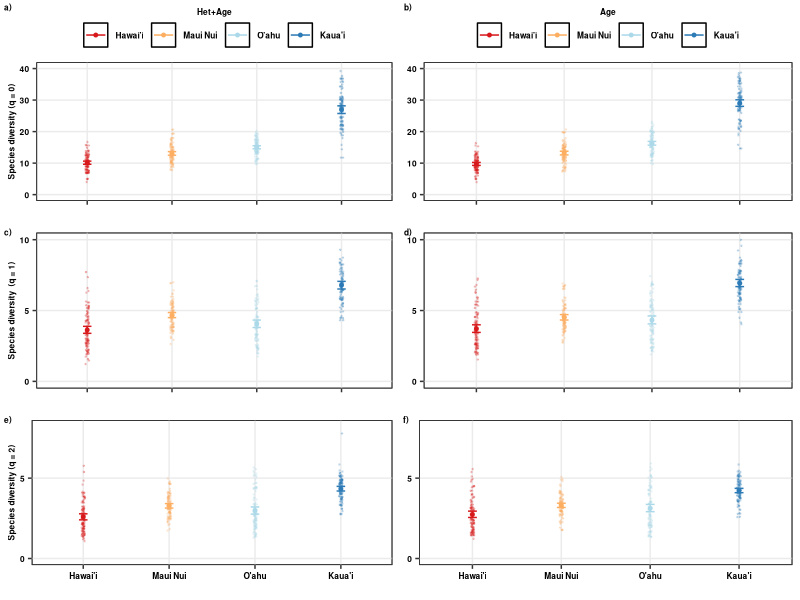

Reproduce this figure in R.
#############
# Hill N ####
#############
###############
# All natives #
# 7 plots #####
###############

require(tidyr)
require(dplyr)
require(ggplot2)
require(grid)
require(reshape2)
library(rms)

##########
# data  ##
##########

HillN_2<-read.csv("Cleaned_Data/Scen2_Natives_7plots_HillN.csv")
HillN_3<-read.csv("Cleaned_Data/Scen3_Natives_7plots_HillN.csv")

#############
# organize  #
#############

HillN_2$Scenario<-"II"
HillN_3$Scenario<-"III"

HillNN<-rbind.data.frame(HillN_2, HillN_3)

HillNN$geo_entity2<-as.character(HillNN$geo_entity2)
HillNN$geo_entity2<-ifelse(HillNN$geo_entity2=="O'ahu Island (incl. Mokoli'i Islet)","O'ahu",HillNN$geo_entity2)
HillNN$geo_entity2<-ifelse(HillNN$geo_entity2=="O'ahu Island","O'ahu",HillNN$geo_entity2)
HillNN$geo_entity2<-ifelse(HillNN$geo_entity2=="Hawai'i Island","Hawai'i",HillNN$geo_entity2)
HillNN$geo_entity2<-ifelse(HillNN$geo_entity2=="Kaua'i Island","Kaua'i",HillNN$geo_entity2)

HillNN$geo_entity2<-as.factor(HillNN$geo_entity2)
HillNN$geo_entity2<-factor(HillNN$geo_entity2,levels=c("Hawai'i","Maui Nui","O'ahu","Kaua'i"))

HillNN$order<-as.factor(HillNN$order)

HillNN$geo_order<-paste(HillNN$geo_entity2,HillNN$order,sep="_")

HillNN$geo_order<-factor(HillNN$geo_order,levels=c("Hawai'i_0","Hawai'i_1","Hawai'i_2","Maui Nui_0","Maui Nui_1","Maui Nui_2",
                                                   "O'ahu_0","O'ahu_1","O'ahu_2","Kaua'i_0","Kaua'i_1","Kaua'i_2"))

############################################
# summarize data                           #
############################################

HillNN_minus<- HillNN %>%
  group_by(geo_entity2,Scenario, order) %>%
  do(data.frame(rbind(smean.cl.boot(.$qD, B=1000))))

colnames(HillNN_minus)[4]<-"qD"
colnames(HillNN_minus)[5]<-"qD.LCL"
colnames(HillNN_minus)[6]<-"qD.UCL"

# Hill_Sc1<-filter(HillNN,Scenario=="I")
# Hill_Sc1<-select(Hill_Sc1, geo_entity2, Scenario, order, qD, qD.LCL, qD.UCL)

HillNN_f<-rbind.data.frame(HillNN_minus)

HillNN_f$geo_order<-paste(HillNN_f$geo_entity2,HillNN_f$order,sep="_")

HillNN_f$geo_order<-as.factor(HillNN_f$geo_order)

HillNN_f$geo_order<-factor(HillNN_f$geo_order,levels=c("Hawai'i_0","Hawai'i_1","Hawai'i_2","Maui Nui_0","Maui Nui_1","Maui Nui_2",
                                                       "O'ahu_0","O'ahu_1","O'ahu_2","Kaua'i_0","Kaua'i_1","Kaua'i_2"))

HillNN_f$geo_entity2<-factor(HillNN_f$geo_entity2,levels=c("Hawai'i","Maui Nui","O'ahu","Kaua'i"))

HillNN_f<-ungroup(HillNN_f)

##############################
# order x island x scenario  #
##############################

HillNN_f$Scenario<-as.character(HillNN_f$Scenario)
#HillNN_f$Scenario<-ifelse(HillNN_f$Scenario=="I","Area+Het+Age",HillNN_f$Scenario)
HillNN_f$Scenario<-ifelse(HillNN_f$Scenario=="II","Het+Age",HillNN_f$Scenario)
HillNN_f$Scenario<-ifelse(HillNN_f$Scenario=="III","Age",HillNN_f$Scenario)
HillNN_f$Scenario<-as.factor(HillNN_f$Scenario)

HillNN_f$Scenario<-factor(HillNN_f$Scenario,levels=c("Het+Age","Age"))

HillNN_f<- HillNN_f%>%
  unite( "Scen_Order", c("Scenario","order"),remove=FALSE)

HillNN$Scenario<-as.character(HillNN$Scenario)
#HillNN$Scenario<-ifelse(HillNN$Scenario=="I","Area+Het+Age",HillNN$Scenario)
HillNN$Scenario<-ifelse(HillNN$Scenario=="II","Het+Age",HillNN$Scenario)
HillNN$Scenario<-ifelse(HillNN$Scenario=="III","Age",HillNN$Scenario)
HillNN$Scenario<-as.factor(HillNN$Scenario)

HillNN$Scenario<-factor(HillNN$Scenario,levels=c("Het+Age","Age"))

HillNN<- HillNN%>%
  unite( "Scen_Order", c("Scenario","order"),remove=FALSE)

# # Scen1 + order 0
# 
# H_Sc1_Or0<-filter(HillNN, Scen_Order=="Area+Het+Age_0")
# 
# H_f_Sc1_Or0<-filter(HillNN_f, Scen_Order=="Area+Het+Age_0")
# 
# Hill_Sc1_Or0<-ggplot(H_Sc1_Or0, aes(x=geo_entity2,y=qD,group=geo_entity2,color=geo_entity2))+
#   geom_point(data=H_Sc1_Or0, aes(x=geo_entity2,y=qD,color=geo_entity2),position = position_jitter(w = 0.02, h = 0),size=0.25,alpha=0.2)+
#   
#   geom_point(data=H_f_Sc1_Or0, aes(x=geo_entity2,y=qD,group=geo_entity2, colour=geo_entity2),size=1)+
#   geom_errorbar(data=H_f_Sc1_Or0,aes(ymin=qD.LCL,ymax=qD.UCL,group=geo_entity2, colour=geo_entity2),width=0.1)+
#   
#   #scale_color_d3(palette="category20c")+
#   scale_colour_manual(values=c("#d7191c","#fdae61","#abd9e9","#2c7bb6"))+
#   scale_y_continuous(limits=c(0, 55),breaks=c(10,20,30,40,50,60),labels=c("10","20","30","40","50","60"))+
#   # scale_shape_manual(values=c(17,15,16))+
#   #facet_grid(order~Scenario,scales="free_y")+
#   labs(x="",y="Species diversity (q = 0)")+
#   guides(colour=guide_legend(title="Area+Het+Age",title.position = "top", hjust=0.5))+
#   theme_bw()+theme(plot.title = element_text(colour="black",face="bold",size=7,hjust=0.5,vjust=0),
#                    axis.title.x=element_text(colour="black",face="bold",size=6),
#                    axis.title.y=element_text(colour="black",face="bold",size=6),
#                    axis.text.x=element_blank(),
#                    axis.text.y=element_text(colour=c("black"),face="bold",size=6),
#                    strip.background = element_rect(fill="transparent",colour="black"),
#                    strip.text=element_text(face="bold",size=6),
#                    legend.text=element_text(colour=c("black"),face="bold",size=6),
#                    legend.title = element_text(colour=c("black"),face="bold",size=6),
#                    legend.title.align = 0.5,
#                    legend.margin=margin(t=0.00, r=0, b=0, l=0, unit="cm"),
#                    legend.position=c("top"),
#                    #legend.margin =margin(t=0, r=0, b=0, l=0, unit="cm"),
#                    panel.grid.major = element_blank(), panel.grid.minor = element_blank())

# Scen2 + order 0

H_Sc2_Or0<-filter(HillNN, Scen_Order=="Het+Age_0")

H_f_Sc2_Or0<-filter(HillNN_f, Scen_Order=="Het+Age_0")

Hill_Sc2_Or0<-ggplot(H_Sc2_Or0, aes(x=geo_entity2,y=qD,group=geo_entity2,color=geo_entity2))+
  geom_point(data=H_Sc2_Or0, aes(x=geo_entity2,y=qD,color=geo_entity2),position = position_jitter(w = 0.02, h = 0),size=0.25,alpha=0.2)+
  
  geom_point(data=H_f_Sc2_Or0, aes(x=geo_entity2,y=qD,group=geo_entity2, colour=geo_entity2),size=1)+
  geom_errorbar(data=H_f_Sc2_Or0,aes(ymin=qD.LCL,ymax=qD.UCL,group=geo_entity2, colour=geo_entity2),width=0.1)+
  
  #scale_color_d3(palette="category20c")+
  scale_colour_manual(values=c("#d7191c","#fdae61","#abd9e9","#2c7bb6"))+
  scale_y_continuous(limits=c(0, 40),breaks=c(0,10,20,30,40),labels=c("0","10","20","30","40"))+
  # scale_shape_manual(values=c(17,15,16))+
  #facet_grid(order~Scenario,scales="free_y")+
  labs(x="",y="Species diversity (q = 0)")+
  guides(colour=guide_legend(title="Het+Age",title.position = "top", hjust=0.5))+
  theme_bw()+theme(plot.title = element_text(colour="black",face="bold",size=7,hjust=0.5,vjust=0),
                   axis.title.x=element_text(colour="black",face="bold",size=6),
                   axis.title.y=element_text(colour="black",face="bold",size=6),
                   axis.text.x=element_blank(),
                   axis.text.y=element_text(colour=c("black"),face="bold",size=6),
                   strip.background = element_rect(fill="transparent",colour="black"),
                   strip.text=element_text(face="bold",size=6),
                   legend.text=element_text(colour=c("black"),face="bold",size=6),
                   legend.title = element_text(colour=c("black"),face="bold",size=6),
                   legend.title.align = 0.5,
                   legend.margin=margin(t=0.00, r=0, b=0, l=0, unit="cm"),
                   legend.position=c("top"),
                   #legend.margin =margin(t=0, r=0, b=0, l=0, unit="cm"),
                   panel.background =element_rect(fill="transparent",colour="black"),panel.grid.minor=element_blank())


# Scen3 + order 0

H_Sc3_Or0<-filter(HillNN, Scen_Order=="Age_0")

H_f_Sc3_Or0<-filter(HillNN_f, Scen_Order=="Age_0")

Hill_Sc3_Or0<-ggplot(H_Sc3_Or0, aes(x=geo_entity2,y=qD,group=geo_entity2,color=geo_entity2))+
  geom_point(data=H_Sc3_Or0, aes(x=geo_entity2,y=qD,color=geo_entity2),position = position_jitter(w = 0.02, h = 0),size=0.25,alpha=0.2)+
  
  geom_point(data=H_f_Sc3_Or0, aes(x=geo_entity2,y=qD,group=geo_entity2, colour=geo_entity2),size=1)+
  geom_errorbar(data=H_f_Sc3_Or0,aes(ymin=qD.LCL,ymax=qD.UCL,group=geo_entity2, colour=geo_entity2),width=0.1)+
  
  #scale_color_d3(palette="category20c")+
  scale_colour_manual(values=c("#d7191c","#fdae61","#abd9e9","#2c7bb6"))+
  scale_y_continuous(limits=c(0, 40),breaks=c(0,10,20,30,40),labels=c("0","10","20","30","40"))+
  # scale_shape_manual(values=c(17,15,16))+
  #facet_grid(order~Scenario,scales="free_y")+
  labs(x="",y="Species diversity")+
  guides(colour=guide_legend(title="Age",title.position = "top", hjust=0.5))+
  theme_bw()+theme(plot.title = element_text(colour="black",face="bold",size=7,hjust=0.5,vjust=0),
                   axis.title.x=element_text(colour="black",face="bold",size=6),
                   axis.title.y=element_blank(),
                   axis.text.x=element_blank(),
                   axis.text.y=element_text(colour=c("black"),face="bold",size=6),
                   strip.background = element_rect(fill="transparent",colour="black"),
                   strip.text=element_text(face="bold",size=6),
                   legend.text=element_text(colour=c("black"),face="bold",size=6),
                   legend.title = element_text(colour=c("black"),face="bold",size=6),
                   legend.title.align = 0.5,
                   legend.margin=margin(t=0.00, r=0, b=0, l=0, unit="cm"),
                   legend.position=c("top"),
                   #legend.margin =margin(t=0, r=0, b=0, l=0, unit="cm"),
                   panel.background =element_rect(fill="transparent",colour="black"),panel.grid.minor=element_blank())

# Scen1 + order 1

# H_Sc1_Or1<-filter(HillNN, Scen_Order=="Area+Het+Age_1")
# 
# H_f_Sc1_Or1<-filter(HillNN_f, Scen_Order=="Area+Het+Age_1")
# 
# Hill_Sc1_Or1<-ggplot(H_Sc1_Or1, aes(x=geo_entity2,y=qD,group=geo_entity2,color=geo_entity2))+
#   geom_point(data=H_Sc1_Or1, aes(x=geo_entity2,y=qD,color=geo_entity2),position = position_jitter(w = 0.02, h = 0),size=0.25,alpha=0.2)+
#   
#   geom_point(data=H_f_Sc1_Or1, aes(x=geo_entity2,y=qD,group=geo_entity2, colour=geo_entity2),size=1)+
#   geom_errorbar(data=H_f_Sc1_Or1,aes(ymin=qD.LCL,ymax=qD.UCL,group=geo_entity2, colour=geo_entity2),width=0.1)+
#   
#   #scale_color_d3(palette="category20c")+
#   scale_colour_manual(values=c("#d7191c","#fdae61","#abd9e9","#2c7bb6"))+
#   scale_y_continuous(limits=c(0, 15),breaks=c(5,10,15),labels=c("5","10","15"))+
#   # scale_shape_manual(values=c(17,15,16))+
#   #facet_grid(order~Scenario,scales="free_y")+
#   labs(x="",y="Species diversity (q = 1)")+
#   guides(colour=guide_legend(title="",title.position = "top", hjust=0.5))+
#   theme_bw()+theme(axis.title.x=element_text(colour="black",face="bold",size=6),
#                    axis.title.y=element_text(colour="black",face="bold",size=6),
#                    axis.text.x=element_blank(),
#                    axis.text.y=element_text(colour=c("black"),face="bold",size=6),
#                    strip.background = element_rect(fill="transparent",colour="black"),
#                    strip.text=element_text(face="bold",size=6),
#                    legend.text=element_text(colour=c("black"),face="bold",size=6),
#                    legend.title = element_text(colour=c("black"),face="bold",size=6),
#                    legend.title.align = 0.5,
#                    legend.margin=margin(t=0.05, r=0, b=0, l=0, unit="cm"),
#                    legend.position=c("none"),
#                    #legend.margin =margin(t=0, r=0, b=0, l=0, unit="cm"),
#                    panel.grid.major = element_blank(), panel.grid.minor = element_blank())

# Scen2 + order 1

H_Sc2_Or1<-filter(HillNN, Scen_Order=="Het+Age_1")

H_f_Sc2_Or1<-filter(HillNN_f, Scen_Order=="Het+Age_1")

Hill_Sc2_Or1<-ggplot(H_Sc2_Or1, aes(x=geo_entity2,y=qD,group=geo_entity2,color=geo_entity2))+
  geom_point(data=H_Sc2_Or1, aes(x=geo_entity2,y=qD,color=geo_entity2),position = position_jitter(w = 0.02, h = 0),size=0.25,alpha=0.2)+
  
  geom_point(data=H_f_Sc2_Or1, aes(x=geo_entity2,y=qD,group=geo_entity2, colour=geo_entity2),size=1)+
  geom_errorbar(data=H_f_Sc2_Or1,aes(ymin=qD.LCL,ymax=qD.UCL,group=geo_entity2, colour=geo_entity2),width=0.1)+
  
  #scale_color_d3(palette="category20c")+
  scale_colour_manual(values=c("#d7191c","#fdae61","#abd9e9","#2c7bb6"))+
  scale_y_continuous(limits=c(0, 10),breaks=c(0,5,10),labels=c("0","5","10"))+
  # scale_shape_manual(values=c(17,15,16))+
  #facet_grid(order~Scenario,scales="free_y")+
  labs(x="",y="Species diversity  (q = 1)")+
  guides(colour=guide_legend(title="",title.position = "top", hjust=0.5))+
  theme_bw()+theme(axis.title.x=element_text(colour="black",face="bold",size=6),
                   axis.title.y=element_text(colour="black",face="bold",size=6),
                   axis.text.x=element_blank(),
                   axis.text.y=element_text(colour=c("black"),face="bold",size=6),
                   strip.background = element_rect(fill="transparent",colour="black"),
                   strip.text=element_text(face="bold",size=6),
                   legend.text=element_text(colour=c("black"),face="bold",size=6),
                   legend.title = element_text(colour=c("black"),face="bold",size=6),
                   legend.title.align = 0.5,
                   legend.margin=margin(t=0.05, r=0, b=0, l=0, unit="cm"),
                   legend.position=c("none"),
                   #legend.margin =margin(t=0, r=0, b=0, l=0, unit="cm"),
                   panel.background =element_rect(fill="transparent",colour="black"),panel.grid.minor=element_blank())

# Scen3 + order 1

H_Sc3_Or1<-filter(HillNN, Scen_Order=="Age_1")

H_f_Sc3_Or1<-filter(HillNN_f, Scen_Order=="Age_1")

Hill_Sc3_Or1<-ggplot(H_Sc3_Or1, aes(x=geo_entity2,y=qD,group=geo_entity2,color=geo_entity2))+
  geom_point(data=H_Sc3_Or1, aes(x=geo_entity2,y=qD,color=geo_entity2),position = position_jitter(w = 0.02, h = 0),size=0.25,alpha=0.2)+
  
  geom_point(data=H_f_Sc3_Or1, aes(x=geo_entity2,y=qD,group=geo_entity2, colour=geo_entity2),size=1)+
  geom_errorbar(data=H_f_Sc3_Or1,aes(ymin=qD.LCL,ymax=qD.UCL,group=geo_entity2, colour=geo_entity2),width=0.1)+
  
  #scale_color_d3(palette="category20c")+
  scale_colour_manual(values=c("#d7191c","#fdae61","#abd9e9","#2c7bb6"))+
  scale_y_continuous(limits=c(0, 10),breaks=c(0,5,10),labels=c("0","5","10"))+
  # scale_shape_manual(values=c(17,15,16))+
  #facet_grid(order~Scenario,scales="free_y")+
  labs(x="",y="Species diversity")+
  guides(colour=guide_legend(title="",title.position = "top", hjust=0.5))+
  theme_bw()+theme(axis.title.x=element_text(colour="black",face="bold",size=6),
                   axis.title.y=element_blank(),
                   axis.text.x=element_blank(),
                   axis.text.y=element_text(colour=c("black"),face="bold",size=6),
                   strip.background = element_rect(fill="transparent",colour="black"),
                   strip.text=element_text(face="bold",size=6),
                   legend.text=element_text(colour=c("black"),face="bold",size=6),
                   legend.title = element_text(colour=c("black"),face="bold",size=6),
                   legend.title.align = 0.5,
                   legend.margin=margin(t=0.05, r=0, b=0, l=0, unit="cm"),
                   legend.position=c("none"),
                   #legend.margin =margin(t=0, r=0, b=0, l=0, unit="cm"),
                   panel.background =element_rect(fill="transparent",colour="black"),panel.grid.minor=element_blank())

# Scen1 + order 2

# H_Sc1_Or2<-filter(HillNN, Scen_Order=="Area+Het+Age_2")
# 
# H_f_Sc1_Or2<-filter(HillNN_f, Scen_Order=="Area+Het+Age_2")
# 
# Hill_Sc1_Or2<-ggplot(H_Sc1_Or2, aes(x=geo_entity2,y=qD,group=geo_entity2,color=geo_entity2))+
#   geom_point(data=H_Sc1_Or2, aes(x=geo_entity2,y=qD,color=geo_entity2),position = position_jitter(w = 0.02, h = 0),size=0.25,alpha=0.2)+
#   
#   geom_point(data=H_f_Sc1_Or2, aes(x=geo_entity2,y=qD,group=geo_entity2, colour=geo_entity2),size=1)+
#   geom_errorbar(data=H_f_Sc1_Or2,aes(ymin=qD.LCL,ymax=qD.UCL,group=geo_entity2, colour=geo_entity2),width=0.1)+
#   
#   #scale_color_d3(palette="category20c")+
#   scale_colour_manual(values=c("#d7191c","#fdae61","#abd9e9","#2c7bb6"))+
#   scale_y_continuous(limits=c(0, 10),breaks=c(0,5,10),labels=c("1","5","10"))+
#   # scale_shape_manual(values=c(17,15,16))+
#   #facet_grid(order~Scenario,scales="free_y")+
#   labs(x="",y="Species diversity (q = 2)")+
#   guides(colour=guide_legend(title="",title.position = "top", hjust=0.5))+
#   theme_bw()+theme(axis.title.x=element_text(colour="black",face="bold",size=6),
#                    axis.title.y=element_text(colour="black",face="bold",size=6),
#                    axis.text.x=element_text(colour="black",face="bold",size=6),
#                    axis.text.y=element_text(colour=c("black"),face="bold",size=6),
#                    strip.background = element_rect(fill="transparent",colour="black"),
#                    strip.text=element_text(face="bold",size=6),
#                    legend.text=element_text(colour=c("black"),face="bold",size=6),
#                    legend.title = element_text(colour=c("black"),face="bold",size=6),
#                    legend.title.align = 0.5,
#                    legend.margin=margin(t=0.05, r=0, b=0, l=0, unit="cm"),
#                    legend.position=c("none"),
#                    #legend.margin =margin(t=0, r=0, b=0, l=0, unit="cm"),
#                    panel.grid.major = element_blank(), panel.grid.minor = element_blank())

# Scen2 + order 2

H_Sc2_Or2<-filter(HillNN, Scen_Order=="Het+Age_2")

H_f_Sc2_Or2<-filter(HillNN_f, Scen_Order=="Het+Age_2")

Hill_Sc2_Or2<-ggplot(H_Sc2_Or2, aes(x=geo_entity2,y=qD,group=geo_entity2,color=geo_entity2))+
  geom_point(data=H_Sc2_Or2, aes(x=geo_entity2,y=qD,color=geo_entity2),position = position_jitter(w = 0.02, h = 0),size=0.25,alpha=0.2)+
  
  geom_point(data=H_f_Sc2_Or2, aes(x=geo_entity2,y=qD,group=geo_entity2, colour=geo_entity2),size=1)+
  geom_errorbar(data=H_f_Sc2_Or2,aes(ymin=qD.LCL,ymax=qD.UCL,group=geo_entity2, colour=geo_entity2),width=0.1)+
  
  #scale_color_d3(palette="category20c")+
  scale_colour_manual(values=c("#d7191c","#fdae61","#abd9e9","#2c7bb6"))+
  scale_y_continuous(limits=c(0, 8.2),breaks=c(0,5,10),labels=c("0","5","10"))+
  # scale_shape_manual(values=c(17,15,16))+
  #facet_grid(order~Scenario,scales="free_y")+
  labs(x="",y="Species diversity (q = 2)")+
  guides(colour=guide_legend(title="",title.position = "top", hjust=0.5))+
  theme_bw()+theme(axis.title.x=element_text(colour="black",face="bold",size=6),
                   axis.title.y=element_text(colour="black",face="bold",size=6),
                   axis.text.x=element_text(colour="black",face="bold",size=6),
                   axis.text.y=element_text(colour=c("black"),face="bold",size=6),
                   strip.background = element_rect(fill="transparent",colour="black"),
                   strip.text=element_text(face="bold",size=6),
                   legend.text=element_text(colour=c("black"),face="bold",size=6),
                   legend.title = element_text(colour=c("black"),face="bold",size=6),
                   legend.title.align = 0.5,
                   legend.margin=margin(t=0.05, r=0, b=0, l=0, unit="cm"),
                   legend.position=c("none"),
                   #legend.margin =margin(t=0, r=0, b=0, l=0, unit="cm"),
                   panel.background =element_rect(fill="transparent",colour="black"),panel.grid.minor=element_blank())

# Scen3 + order 2

H_Sc3_Or2<-filter(HillNN, Scen_Order=="Age_2")

H_f_Sc3_Or2<-filter(HillNN_f, Scen_Order=="Age_2")

Hill_Sc3_Or2<-ggplot(H_Sc3_Or2, aes(x=geo_entity2,y=qD,group=geo_entity2,color=geo_entity2))+
  geom_point(data=H_Sc3_Or2, aes(x=geo_entity2,y=qD,color=geo_entity2),position = position_jitter(w = 0.02, h = 0),size=0.25,alpha=0.2)+
  
  geom_point(data=H_f_Sc3_Or2, aes(x=geo_entity2,y=qD,group=geo_entity2, colour=geo_entity2),size=1)+
  geom_errorbar(data=H_f_Sc3_Or2,aes(ymin=qD.LCL,ymax=qD.UCL,group=geo_entity2, colour=geo_entity2),width=0.1)+
  
  #scale_color_d3(palette="category20c")+
  scale_colour_manual(values=c("#d7191c","#fdae61","#abd9e9","#2c7bb6"))+
  scale_y_continuous(limits=c(0, 8.2),breaks=c(0,5,10),labels=c("0","5","10"))+
  # scale_shape_manual(values=c(17,15,16))+
  #facet_grid(order~Scenario,scales="free_y")+
  labs(x="",y="Species diversity")+
  guides(colour=guide_legend(title="",title.position = "top", hjust=0.5))+
  theme_bw()+theme(axis.title.x=element_text(colour="black",face="bold",size=6),
                   axis.title.y=element_blank(),
                   axis.text.x=element_text(colour="black",face="bold",size=6),
                   axis.text.y=element_text(colour=c("black"),face="bold",size=6),
                   strip.background = element_rect(fill="transparent",colour="black"),
                   strip.text=element_text(face="bold",size=6),
                   legend.text=element_text(colour=c("black"),face="bold",size=6),
                   legend.title = element_text(colour=c("black"),face="bold",size=6),
                   legend.title.align = 0.5,
                   legend.margin=margin(t=0.05, r=0, b=0, l=0, unit="cm"),
                   legend.position=c("none"),
                   #legend.margin =margin(t=0, r=0, b=0, l=0, unit="cm"),
                   panel.background =element_rect(fill="transparent",colour="black"),panel.grid.minor=element_blank())


# write out 95 CIs

HillNN_f<-arrange(HillNN_f, order, Scenario)

write.csv(HillNN_f,"Cleaned_Data/summaryHillNumbers_7plots.csv",row.names = FALSE)

#################
# put together ##
#################

require(cowplot)

hill_tog<-plot_grid(Hill_Sc2_Or0, Hill_Sc3_Or0, Hill_Sc2_Or1, Hill_Sc3_Or1,Hill_Sc2_Or2, Hill_Sc3_Or2,
                    labels=c("a)","b)","c)","d)","e)","f)"),label_size = 6, ncol=2,rel_heights = c(1.2,1,1))

png(filename="Figures/HillN_Natives_7plots_Fig3.png", 
    units="in", 
    width=7, 
    height=7, 
    pointsize=2, 
    res=500)

hill_tog

dev.off()
